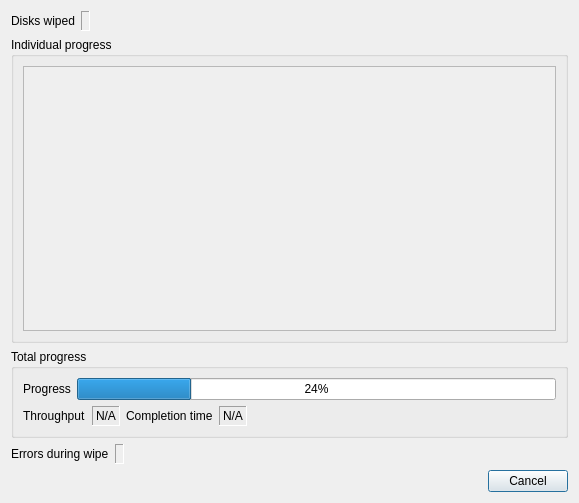
<?xml version="1.0" encoding="UTF-8"?>
<ui version="4.0">
 <class>WipeDialog</class>
 <widget class="QDialog" name="WipeDialog">
  <property name="geometry">
   <rect>
    <x>0</x>
    <y>0</y>
    <width>579</width>
    <height>503</height>
   </rect>
  </property>
  <property name="windowTitle">
   <string>Wiping disks</string>
  </property>
  <layout class="QVBoxLayout" name="verticalLayout_3">
   <item>
    <layout class="QHBoxLayout" name="horizontalLayout_4">
     <item>
      <widget class="QLabel" name="label">
       <property name="text">
        <string>Disks wiped</string>
       </property>
      </widget>
     </item>
     <item>
      <widget class="QLabel" name="disksWiped">
       <property name="frameShape">
        <enum>QFrame::Panel</enum>
       </property>
       <property name="frameShadow">
        <enum>QFrame::Sunken</enum>
       </property>
       <property name="text">
        <string>&lt;M/N&gt;</string>
       </property>
      </widget>
     </item>
     <item>
      <spacer name="horizontalSpacer">
       <property name="orientation">
        <enum>Qt::Horizontal</enum>
       </property>
       <property name="sizeHint" stdset="0">
        <size>
         <width>40</width>
         <height>20</height>
        </size>
       </property>
      </spacer>
     </item>
    </layout>
   </item>
   <item>
    <widget class="QGroupBox" name="groupBox">
     <property name="title">
      <string>Individual progress</string>
     </property>
     <layout class="QVBoxLayout" name="verticalLayout">
      <item>
       <widget class="QScrollArea" name="diskList">
        <property name="widgetResizable">
         <bool>true</bool>
        </property>
        <widget class="QWidget" name="scrollAreaWidgetContents">
         <property name="geometry">
          <rect>
           <x>0</x>
           <y>0</y>
           <width>533</width>
           <height>259</height>
          </rect>
         </property>
        </widget>
       </widget>
      </item>
     </layout>
    </widget>
   </item>
   <item>
    <widget class="QGroupBox" name="groupBox_2">
     <property name="title">
      <string>Total progress</string>
     </property>
     <layout class="QVBoxLayout" name="verticalLayout_2">
      <item>
       <layout class="QHBoxLayout" name="horizontalLayout_2">
        <item>
         <widget class="QLabel" name="label_17">
          <property name="text">
           <string>Progress</string>
          </property>
         </widget>
        </item>
        <item>
         <widget class="QProgressBar" name="totalProgress">
          <property name="value">
           <number>24</number>
          </property>
         </widget>
        </item>
       </layout>
      </item>
      <item>
       <layout class="QHBoxLayout" name="horizontalLayout_3">
        <item>
         <widget class="QLabel" name="label_2">
          <property name="text">
           <string>Throughput</string>
          </property>
         </widget>
        </item>
        <item>
         <widget class="QLabel" name="totalThroughputLbl">
          <property name="frameShape">
           <enum>QFrame::Panel</enum>
          </property>
          <property name="frameShadow">
           <enum>QFrame::Sunken</enum>
          </property>
          <property name="text">
           <string>N/A</string>
          </property>
         </widget>
        </item>
        <item>
         <widget class="QLabel" name="label_22">
          <property name="text">
           <string>Completion time</string>
          </property>
         </widget>
        </item>
        <item>
         <widget class="QLabel" name="totalTime">
          <property name="frameShape">
           <enum>QFrame::Panel</enum>
          </property>
          <property name="frameShadow">
           <enum>QFrame::Sunken</enum>
          </property>
          <property name="text">
           <string>N/A</string>
          </property>
         </widget>
        </item>
        <item>
         <spacer name="horizontalSpacer_3">
          <property name="orientation">
           <enum>Qt::Horizontal</enum>
          </property>
          <property name="sizeHint" stdset="0">
           <size>
            <width>40</width>
            <height>20</height>
           </size>
          </property>
         </spacer>
        </item>
       </layout>
      </item>
     </layout>
    </widget>
   </item>
   <item>
    <layout class="QHBoxLayout" name="horizontalLayout_5">
     <item>
      <widget class="QLabel" name="label_18">
       <property name="text">
        <string>Errors during wipe</string>
       </property>
      </widget>
     </item>
     <item>
      <widget class="QLabel" name="wipeErrors">
       <property name="frameShape">
        <enum>QFrame::Panel</enum>
       </property>
       <property name="frameShadow">
        <enum>QFrame::Sunken</enum>
       </property>
       <property name="text">
        <string>&lt;n&gt;</string>
       </property>
      </widget>
     </item>
     <item>
      <spacer name="horizontalSpacer_2">
       <property name="orientation">
        <enum>Qt::Horizontal</enum>
       </property>
       <property name="sizeHint" stdset="0">
        <size>
         <width>40</width>
         <height>20</height>
        </size>
       </property>
      </spacer>
     </item>
    </layout>
   </item>
   <item>
    <layout class="QHBoxLayout" name="horizontalLayout">
     <item>
      <spacer name="horizontalSpacer_4">
       <property name="orientation">
        <enum>Qt::Horizontal</enum>
       </property>
       <property name="sizeHint" stdset="0">
        <size>
         <width>40</width>
         <height>20</height>
        </size>
       </property>
      </spacer>
     </item>
     <item>
      <widget class="QPushButton" name="cancelButton">
       <property name="text">
        <string>Cancel</string>
       </property>
      </widget>
     </item>
    </layout>
   </item>
  </layout>
 </widget>
 <resources/>
 <connections/>
</ui>
